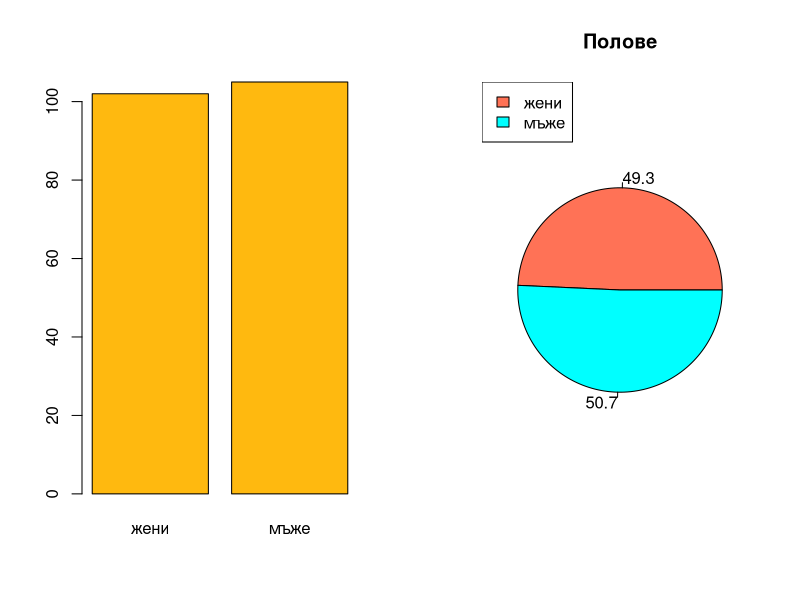
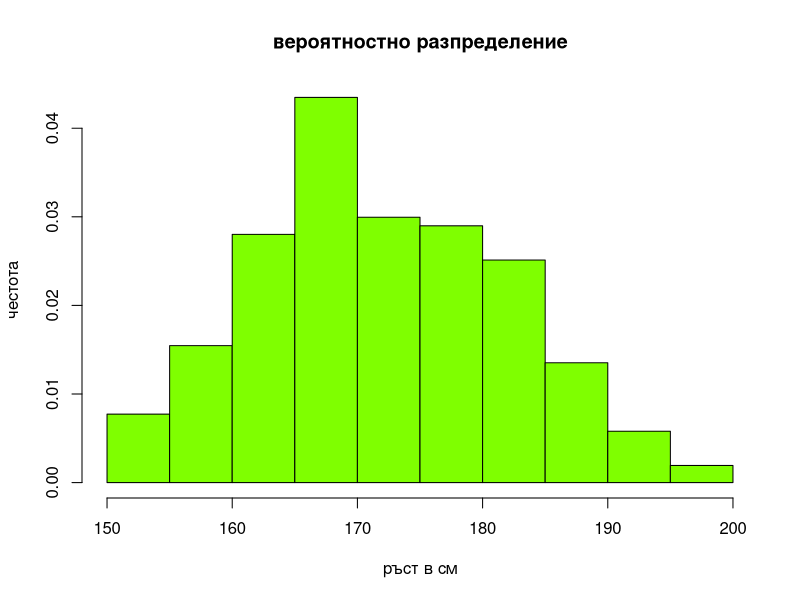
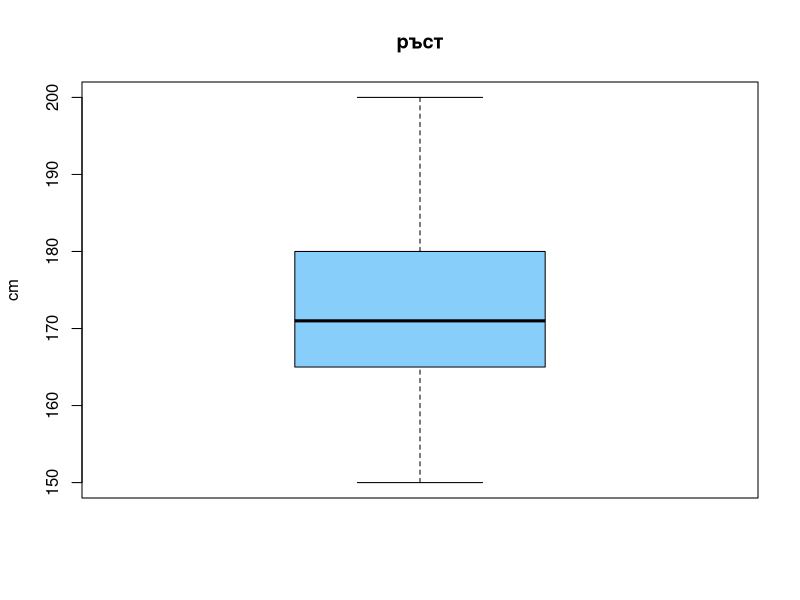
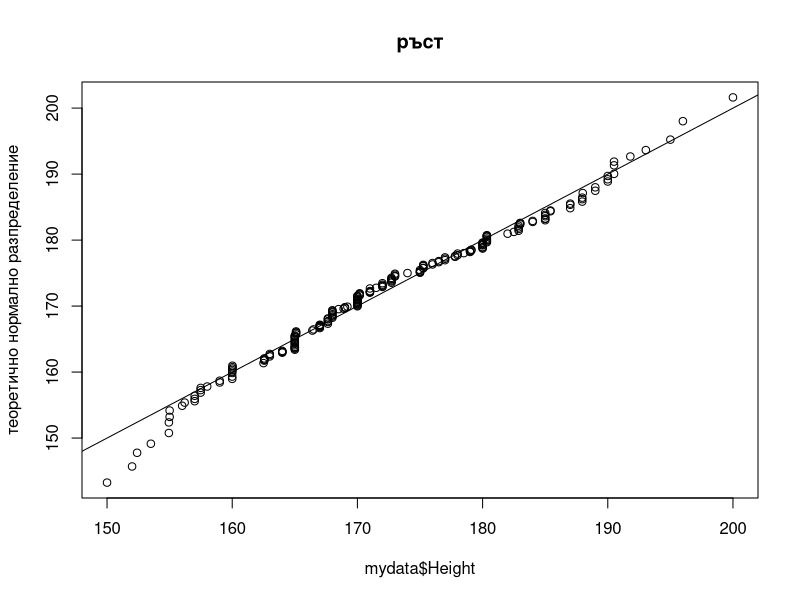
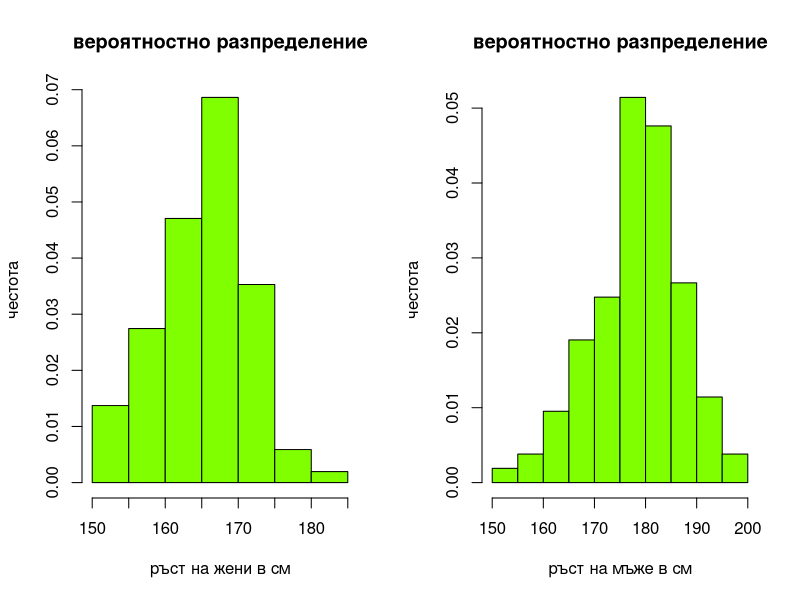
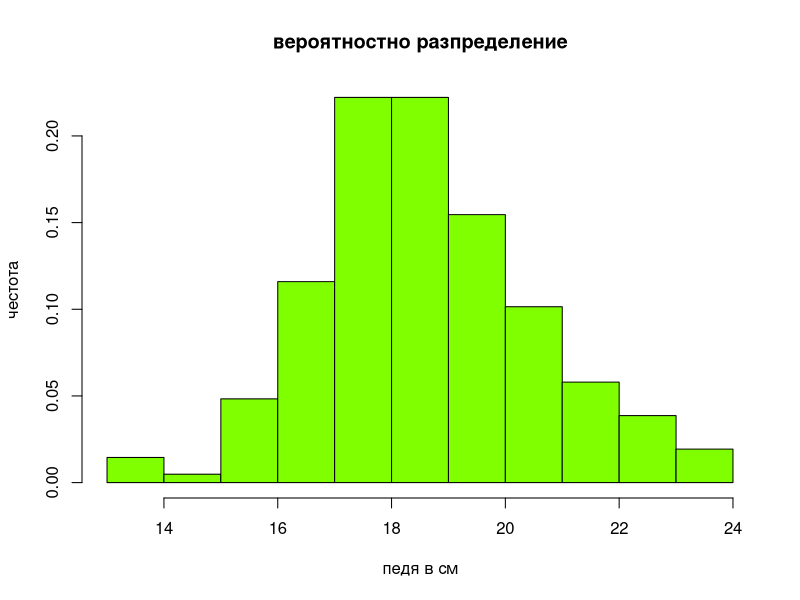
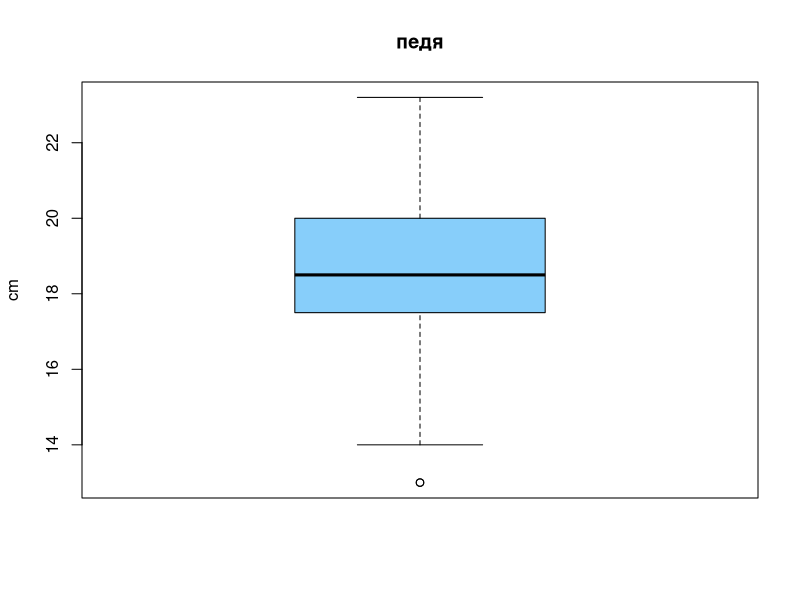
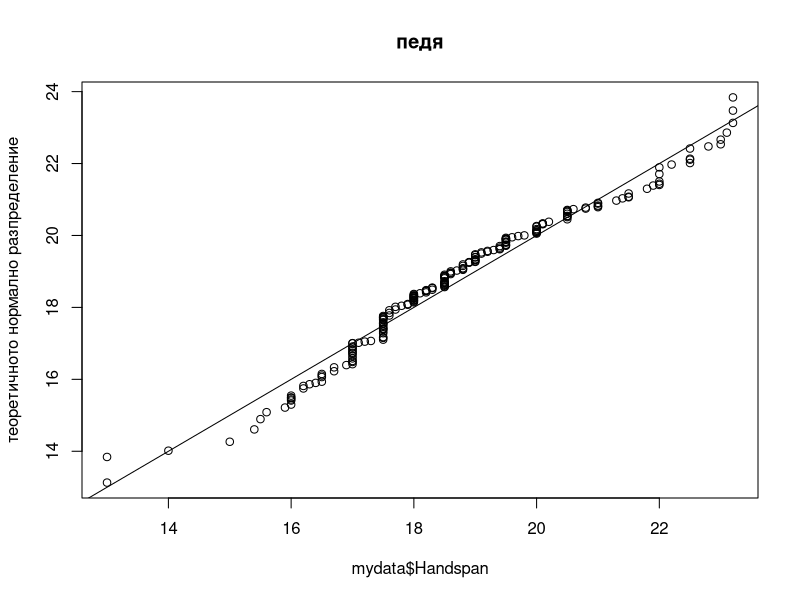

Reproduce these figures in R, in order. (Note: this script raises an error after producing the figures.)
# TODO 
# 
# 


# all columns in dataframe survey
# Sex, Wr.Hnd, NW.Hnd, W.Hnd, Fold, Pulse, Clap, Exer, Smoke, Height, M.I, Age

# wanted columns
# Sex(cat), Wr.Hnd(num cont), Pulse(num cont), Exer(cat), Smoke(cat), Height(num cont), Age(num cont)
 

# from the package MASS we are using the dataset survey
install.packages("MASS")

library("MASS") # or require("MASS")

# getting the wanted columns and removing NA values
columns_to_keep <- c("Sex", "Wr.Hnd", "Height")
mydata <- survey[columns_to_keep]

mydata <- subset(mydata, !is.na(mydata$Sex) & 
                        !is.na(mydata$Wr.Hnd) & 
                        !is.na(mydata$Height))

# rename column
colnames(mydata)[2] <- "Handspan"

# to write to csv file
write.csv(mydata, 'D:\\survey_data.csv', row.names = FALSE)

survey_observations <- dim(survey)[1]
survey_observations_ <- dim(mydata)[1]

# 0. Анализ на една променлива
    # Sex (категорийна номинална)
        # summary
        summary(mydata$Sex)

        par(mfrow = c(1, 2))

            table_sex <- table(mydata$Sex)
            percents <- round(100*table_sex / sum(table_sex), 1)
            colors <- c("coral1", "cyan1")

            barplot(table_sex, names.arg = c("жени", "мъже"), col = "darkgoldenrod1")

            pie(x = table_sex, main = "Полове", labels = percents, col = colors)
            legend(x = "topleft", legend = c("жени", "мъже"), cex = 1, fill = colors)

        par(mfrow = c(1, 1))
     
        # резултатите показват, че разпределението е поравно между момичетата и момчетата

    # Height (числова непрекъсната)
        # summary
        summary(mydata$Height)

        # hist
        hist(mydata$Height, main = "вероятностно разпределение", 
            xlab = "ръст в см", ylab = "честота",
            col = "chartreuse1", prob = TRUE)

        # boxplot
        boxplot(mydata$Height, main = "ръст", ylab = "cm", col = "lightskyblue")

        # qqplot
        set.seed(9504)
        height_normal_distrib <- rnorm(n = 1000, mean = mean(mydata$Height), sd = sd(mydata$Height))
        qqplot(mydata$Height, height_normal_distrib, main = "ръст", ylab = "теоретично нормално разпределение")
        abline(a = 0, b = 1)

        # tests
        alpha <- 0.05

        # for normal distribution
        shapiro.test(mydata$Height) # 0.08102

        fem_heights <- mydata$Height[which(mydata$Sex == 'Female')]
        male_heights <- mydata$Height[which(mydata$Sex == 'Male')]

        shapiro.test(fem_heights)  # 0.1313

        shapiro.test(male_heights) # 0.7162

        t.test(fem_heights, male_heights)

        par(mfrow = c(1, 2))
        hist(fem_heights, main = "вероятностно разпределение", xlab = "ръст на жени в см", ylab = "честота",
            col = "chartreuse1", prob = TRUE)

        hist(male_heights, main = "вероятностно разпределение", xlab = "ръст на мъже в см", ylab = "честота",
            col = "chartreuse1", prob = TRUE)
        par(mfrow = c(1, 1))

        # имаме нормално разпределение
        # локация
        mean(mydata$Height)
        # дисперсия
        sd(mydata$Height)


    # Handspan (числова непрекъсната)
        # summary
        summary(mydata$Handspan)

        # histogram
        hist(mydata$Handspan, main = "вероятностно разпределение", xlab = "педя в см", ylab = "честота",
            col = "chartreuse1", prob = TRUE)

        # boxplot
        boxplot(mydata$Handspan, main = "педя", ylab = "cm", col = "lightskyblue")

        # qqplot
        set.seed(9504)
        handspan_normal_distrib <- rnorm(n = 500, mean = mean(mydata$Handspan), sd = sd(mydata$Handspan))
        qqplot(mydata$Handspan, handspan_normal_distrib, main = "педя", ylab = "теоретичното нормално разпределение")
        abline(a = 0, b = 1)

        # tests
        alpha <- 0.05

        # for normal distribution
        shapiro.test(mydata$Handspan) # 0.003831

        fem_handspan <- mydata$Handspan[which(mydata$Sex == 'Female')]
        male_handspan <- mydata$Handspan[which(mydata$Sex == 'Male')]

        shapiro.test(fem_handspan) # 0.002367

        shapiro.test(male_handspan) # 0.06273

        t.test(fem_handspan, male_handspan)

        hist(fem_handspan, main = "вероятностно разпределение", 
            xlab = "педя на жени в см", ylab = "честота",
            col = "chartreuse1", prob = TRUE)

        hist(male_handspan, main = "вероятностно разпределение", 
            xlab = "педя на мъже в см", ylab = "честота",
            col = "chartreuse1", prob = TRUE)

        # нямаме нормално разпределение
        median(mydata$Handspan)
        # дисперсия
        mad(mydata$Handspan)

# 2. Категорийни (обясняващи) VS числови (зависими)
        
    boxplot(mydata$Height ~ mydata$Sex)
    boxplot(mydata$Handspan ~ mydata$Sex)

# 4. Числови (обясняващи) VS числови (зависими)

    # correlation
        # pearson -> in normal distribution
        # spearman
        # kendall

    plot(mydata$Handspan, mydata$Height)

    rho <- round(cor(mydata$Height, mydata$Handspan, method = "pearson"), 3)

    plot(fem_handspan, fem_heights)
    plot(male_handspan, male_heights)

    rho_females <- round(cor(fem_handspan, fem_heights, method = "spearman"), digits = 3)
    rho_males <- round(cor(male_handspan, male_heights, method = "pearson"), digits = 3)

    abs(rho) # 0.602
    abs(rho_females) # 0.341
    abs(rho_males) # 0.385


##################

# 1. Категорийни (обясняващи) VS категорийни (зависими)
barplot(prop.table(x = table(mydata$Exer, mydata$Sex), margin = 2), legend.text = T)

barplot(prop.table(x = table(survey$Exer, survey$Sex), margin = 2), legend.text = T)
barplot(prop.table(x = table(survey$Sex, survey$Exer), margin = 2), legend.text = T)


# old ideas #######################
# have to remove na
sexes <- survey$Sex
heights <- survey$Height
handWidth <- survey$Wr.Hnd

hist(heights)
mean(heights, na.rm = T)
sd(heights, na.rm = T)

hist(handWidth)
mean(handWidth, na.rm = T)
sd(handWidth, na.rm = T)

students <- data.frame(sexes, heights, handWidth)

t1 <- boxplot(students$heights ~ students$sexes)
t2 <- boxplot(students$handWidth ~ students$sexes)
